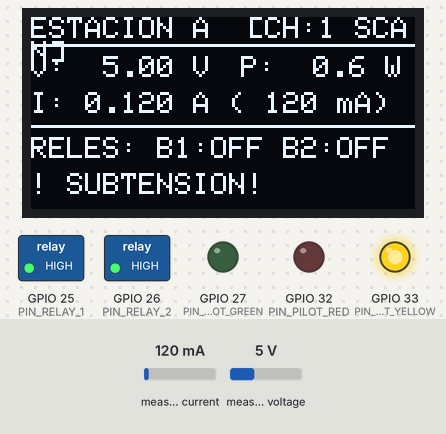
Bench run of a sketch on a simulated ESP32. Shown: 128×64 one-colour display, switched loads named in the sketch (green lamp = pin HIGH), output pins drawn as LEDs (lit = HIGH). Inputs (shaded band) come from the test bench; at power-on: measured voltage 5 V, measured current 120 mA. What the sketch prints to the serial monitor is not drawn.

Above: at 1.2 s.
1.3 s: measured voltage set to 10.2 V
At 2.0 s:
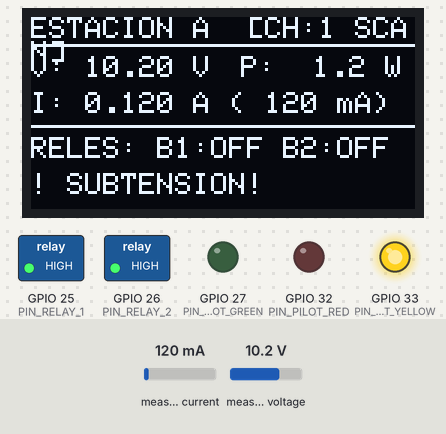
4.3 s: measured voltage set to 10.6 V
At 5.5 s:
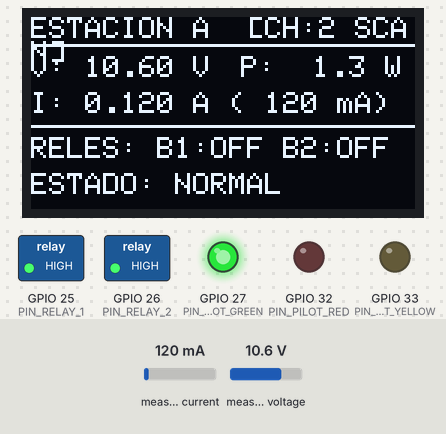
6.0 s: measured voltage set to 13.3 V
At 6.9 s:
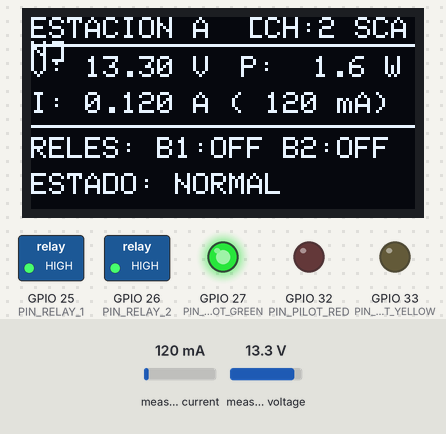
9.0 s: measured voltage set to 13.8 V
At 10.2 s:
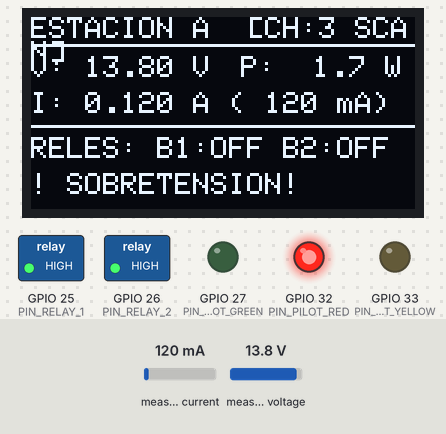
10.5 s: measured current set to 40 mA
At 11.7 s:
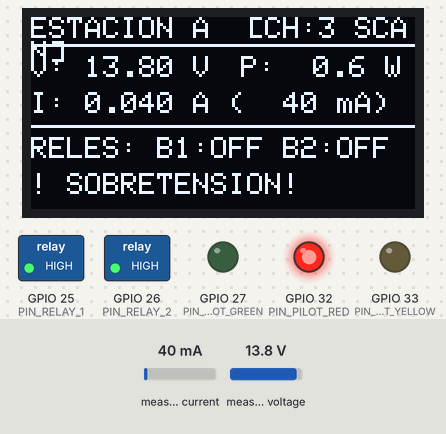
13.5 s: measured voltage set to 0.3 V
At 15.2 s:
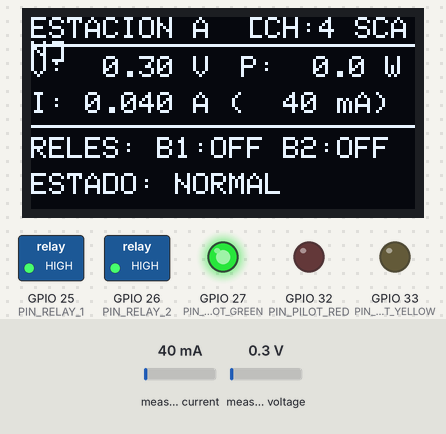
Timing chart, 0 to 16.3 s (numbered marks = the images above; inputs shaded):
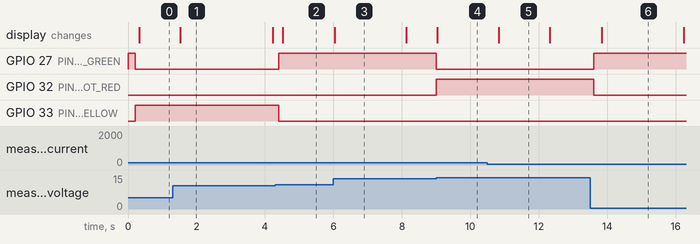

Measured:
- the behaviour switches between 10.4 and 10.5 V on measured voltage (found by bisection; images 1 and 2)
- the behaviour switches between 13.5 and 13.6 V on measured voltage (found by bisection; images 3 and 4)
- after the input at 1.3 s, the display: changes after 0.23 s (image 1)
- after the input at 4.3 s, GPIO 27 (PIN_PILOT_GREEN): LOW → HIGH after 0.11 s; GPIO 33 (PIN_PILOT_YELLOW): HIGH → LOW after 0.11 s; the display: changes after 0.23 s (image 2)
- after the input at 6.0 s, the display: changes at once (image 3)
- after the input at 9.0 s, GPIO 27 (PIN_PILOT_GREEN): HIGH → LOW at once; GPIO 32 (PIN_PILOT_RED): LOW → HIGH at once; the display: changes at once (image 4)
- after the input at 10.5 s, the display: changes after 0.33 s (image 5)
- after the input at 13.5 s, GPIO 27 (PIN_PILOT_GREEN): LOW → HIGH after 0.11 s; GPIO 32 (PIN_PILOT_RED): HIGH → LOW after 0.11 s; the display: changes after 0.33 s (image 6)

The sketch:

espnow_station_node.ino
```cpp
/**
 * ====================================================================
 * ARCEUS GRID — Firmware de Nodo Sensor (ESP-NOW)
 * Todo en Uno para Arduino IDE
 * Compatible con: ESP32 DevKit V1 (o DOIT ESP32 DevKit)
 *
 * Rol: Nodo Sensor (Estación A o B).
 * Adquiere métricas eléctricas con INA219, gobierna relés y pilotos 12V,
 * gestiona display OLED SSD1306 y transmite/recibe vía ESP-NOW hacia
 * el ESP32 Gateway Central (sin necesidad de conectarse al Wi-Fi).
 * ====================================================================
 */

#include <Arduino.h>
#include <Wire.h>
#include <WiFi.h>
#include <esp_now.h>
#include <esp_wifi.h>
#include <Adafruit_INA219.h>
#include <Adafruit_GFX.h>
#include <Adafruit_SSD1306.h>

// Compatibilidad con ESP32 Arduino Core v2.x y v3.x
#if defined(ESP_ARDUINO_VERSION_MAJOR) && (ESP_ARDUINO_VERSION >= ESP_ARDUINO_VERSION_VAL(3, 0, 0))
    #define ESPNOW_RECV_V3
#endif

// ====================================================================
// 1. CONFIGURACIÓN DEL NODO
// ====================================================================
// Selecciona 'A' para Estación A, o 'B' para Estación B:
#define STATION_ID_CHAR 'A'
#define STATION_NAME    "station_a"

// Canal Wi-Fi inicial para ESP-NOW (se auto-sincroniza con el Gateway)
#define INITIAL_ESPNOW_CHANNEL 1

// Pines GPIO del ESP32
#define PIN_I2C_SDA 21
#define PIN_I2C_SCL 22

#define PIN_RELAY_1 25
#define PIN_RELAY_2 26
#define RELAY_ACTIVE_LEVEL   LOW
#define RELAY_INACTIVE_LEVEL HIGH

#define PIN_PILOT_GREEN  27  // Estado Normal (12V)
#define PIN_PILOT_RED    32  // Alarma / Peligro (12V)
#define PIN_PILOT_YELLOW 33  // Advertencia (12V)

#define I2C_ADDR_OLED   0x3C
#define I2C_ADDR_INA219 0x40

// Intervalos de temporización no bloqueante (millis)
#define INTERVAL_TELEMETRY_MS 1000  // Envío ESP-NOW cada 1000 ms
#define INTERVAL_DISPLAY_MS    300  // Refresco OLED cada 300 ms
#define INTERVAL_SENSOR_MS     200  // Muestreo sensor INA219 cada 200 ms
#define CHANNEL_SCAN_TIMEOUT_MS 4000 // Si no hay ACK en 4s, prueba otro canal

// Umbrales locales de seguridad eléctrica
#define LOCAL_VOLTAGE_MIN_V 10.5f
#define LOCAL_VOLTAGE_MAX_V 13.5f
#define LOCAL_CURRENT_MAX_A  2.8f

// Dirección Broadcast para ESP-NOW (todos los dispositivos en el canal la reciben)
static uint8_t s_broadcast_mac[] = {0xFF, 0xFF, 0xFF, 0xFF, 0xFF, 0xFF};

// ====================================================================
// 2. PROTOCOLO BINARIO ESP-NOW
// ====================================================================
#define ARCEUS_MSG_TELEMETRY   0x01
#define ARCEUS_MSG_ALERT       0x02
#define ARCEUS_MSG_CMD_RELAY   0x10
#define ARCEUS_MSG_CMD_PILOT   0x11
#define ARCEUS_MSG_ACK         0x20

typedef struct __attribute__((packed)) {
    uint8_t  msg_type;
    char     station_id;
    float    voltage_v;
    float    current_a;
    float    power_w;
    bool     relay_1;
    bool     relay_2;
    uint8_t  pilot_mode;
    uint32_t seq_num;
} ArceusEspNowTelemetry;

typedef struct __attribute__((packed)) {
    uint8_t  msg_type;
    char     station_id;
    char     alert_type[24];
    char     message[48];
    char     severity[12];
} ArceusEspNowAlert;

typedef struct __attribute__((packed)) {
    uint8_t  msg_type;
    char     target_station;
    uint8_t  param_index;
    bool     state;
} ArceusEspNowCommand;

typedef struct __attribute__((packed)) {
    uint8_t  msg_type;
    char     station_id;
    uint8_t  wifi_channel;
    uint32_t timestamp_ms;
} ArceusEspNowAck;

// ====================================================================
// 3. ESTRUCTURAS Y CONTROLADOR DE SENSORES (INA219)
// ====================================================================
struct ElectricalMetrics {
    float busVoltage_V;
    float shuntVoltage_mV;
    float loadVoltage_V;
    float current_A;
    float power_W;
    bool isValid;
};

class SensorINA219Manager {
public:
    SensorINA219Manager() : m_ina219(0x40), m_healthy(false) {}

    bool begin(uint8_t i2c_address = 0x40) {
        m_ina219 = Adafruit_INA219(i2c_address);
        if (!m_ina219.begin()) {
            m_healthy = false;
            Serial.printf("[INA219 ERROR] No se encontro sensor INA219 en 0x%02X\n", i2c_address);
            return false;
        }
        m_ina219.setCalibration_32V_2A();
        m_healthy = true;
        Serial.printf("[INA219] Sensor inicializado en 0x%02X\n", i2c_address);
        return true;
    }

    ElectricalMetrics readMetrics() {
        ElectricalMetrics m;
        if (!m_healthy) {
            m.busVoltage_V = 0.0f;
            m.shuntVoltage_mV = 0.0f;
            m.loadVoltage_V = 0.0f;
            m.current_A = 0.0f;
            m.power_W = 0.0f;
            m.isValid = false;
            return m;
        }
        m.shuntVoltage_mV = m_ina219.getShuntVoltage_mV();
        m.busVoltage_V = m_ina219.getBusVoltage_V();
        m.loadVoltage_V = m.busVoltage_V + (m.shuntVoltage_mV / 1000.0f);
        m.current_A = m_ina219.getCurrent_mA() / 1000.0f;
        m.power_W = m_ina219.getPower_mW() / 1000.0f;
        m.isValid = true;

        if (m.current_A < 0.005f && m.current_A > -0.015f) {
            m.current_A = 0.0f;
            m.power_W = 0.0f;
        }
        return m;
    }

private:
    Adafruit_INA219 m_ina219;
    bool m_healthy;
};

// ====================================================================
// 4. CONTROLADOR DE RELÉS
// ====================================================================
class RelayController {
public:
    RelayController() : m_relay1State(false), m_relay2State(false) {}

    void begin() {
        pinMode(PIN_RELAY_1, OUTPUT);
        pinMode(PIN_RELAY_2, OUTPUT);
        allOff();
        Serial.println(F("[RELAYS] Controlador de reles inicializado (APAGADOS)."));
    }

    void setRelay(uint8_t relayIndex, bool turnOn) {
        uint8_t level = turnOn ? RELAY_ACTIVE_LEVEL : RELAY_INACTIVE_LEVEL;
        if (relayIndex == 1) {
            digitalWrite(PIN_RELAY_1, level);
            m_relay1State = turnOn;
            Serial.printf("[RELAY 1] %s\n", turnOn ? "ON" : "OFF");
        } else if (relayIndex == 2) {
            digitalWrite(PIN_RELAY_2, level);
            m_relay2State = turnOn;
            Serial.printf("[RELAY 2] %s\n", turnOn ? "ON" : "OFF");
        }
    }

    bool getRelayState(uint8_t relayIndex) const {
        if (relayIndex == 1) return m_relay1State;
        if (relayIndex == 2) return m_relay2State;
        return false;
    }

    void allOff() {
        digitalWrite(PIN_RELAY_1, RELAY_INACTIVE_LEVEL);
        digitalWrite(PIN_RELAY_2, RELAY_INACTIVE_LEVEL);
        m_relay1State = false;
        m_relay2State = false;
    }

private:
    bool m_relay1State;
    bool m_relay2State;
};

// ====================================================================
// 5. CONTROLADOR DE PILOTOS 12V (MÁQUINA DE ESTADOS MILLIS)
// ====================================================================
enum PilotMode {
    PILOT_MODE_OFF = 0,
    PILOT_MODE_NORMAL = 1,   // Verde fijo
    PILOT_MODE_WARNING = 2,  // Amarillo intermitente (700 ms)
    PILOT_MODE_DANGER = 3    // Rojo intermitente rapido (200 ms)
};

class PilotController {
public:
    PilotController() : m_mode(PILOT_MODE_NORMAL), m_lastBlinkMillis(0), m_blinkState(false) {}

    void begin() {
        pinMode(PIN_PILOT_GREEN, OUTPUT);
        pinMode(PIN_PILOT_RED, OUTPUT);
        pinMode(PIN_PILOT_YELLOW, OUTPUT);
        setMode(PILOT_MODE_NORMAL);
        Serial.println(F("[PILOTS] Controlador de pilotos inicializado (NORMAL)."));
    }

    void applyOutputs(bool green, bool red, bool yellow) {
        digitalWrite(PIN_PILOT_GREEN, green ? HIGH : LOW);
        digitalWrite(PIN_PILOT_RED, red ? HIGH : LOW);
        digitalWrite(PIN_PILOT_YELLOW, yellow ? HIGH : LOW);
    }

    void setMode(PilotMode mode) {
        m_mode = mode;
        m_lastBlinkMillis = millis();
        m_blinkState = true;

        if (m_mode == PILOT_MODE_OFF) {
            applyOutputs(false, false, false);
        } else if (m_mode == PILOT_MODE_NORMAL) {
            applyOutputs(true, false, false);
        } else if (m_mode == PILOT_MODE_WARNING) {
            applyOutputs(false, false, true);
        } else if (m_mode == PILOT_MODE_DANGER) {
            applyOutputs(false, true, false);
        }
    }

    void setModeFromString(const String& modeStr) {
        if (modeStr.equalsIgnoreCase("NORMAL")) setMode(PILOT_MODE_NORMAL);
        else if (modeStr.equalsIgnoreCase("WARNING")) setMode(PILOT_MODE_WARNING);
        else if (modeStr.equalsIgnoreCase("DANGER")) setMode(PILOT_MODE_DANGER);
        else if (modeStr.equalsIgnoreCase("OFF")) setMode(PILOT_MODE_OFF);
    }

    PilotMode getMode() const { return m_mode; }

    void update(unsigned long currentMillis) {
        if (m_mode == PILOT_MODE_WARNING) {
            if (currentMillis - m_lastBlinkMillis >= 700) {
                m_lastBlinkMillis = currentMillis;
                m_blinkState = !m_blinkState;
                applyOutputs(false, false, m_blinkState);
            }
        } else if (m_mode == PILOT_MODE_DANGER) {
            if (currentMillis - m_lastBlinkMillis >= 200) {
                m_lastBlinkMillis = currentMillis;
                m_blinkState = !m_blinkState;
                applyOutputs(false, m_blinkState, false);
            }
        }
    }

private:
    PilotMode m_mode;
    unsigned long m_lastBlinkMillis;
    bool m_blinkState;
};

// ====================================================================
// 6. PANTALLA OLED SSD1306 (128x64)
// ====================================================================
class DisplayOLEDManager {
public:
    DisplayOLEDManager() : m_display(128, 64, &Wire, -1), m_initialized(false) {}

    bool begin(uint8_t i2c_address = 0x3C) {
        if (!m_display.begin(SSD1306_SWITCHCAPVCC, i2c_address)) {
            Serial.printf("[OLED ERROR] No se pudo iniciar SSD1306 en 0x%02X\n", i2c_address);
            m_initialized = false;
            return false;
        }
        m_initialized = true;
        m_display.clearDisplay();
        m_display.setTextColor(SSD1306_WHITE);
        m_display.setTextSize(1);
        m_display.setCursor(15, 20);
        m_display.println(F("ARCEUS GRID"));
        m_display.setCursor(15, 35);
        m_display.printf("Nodo ESP-NOW [%c]\n", STATION_ID_CHAR);
        m_display.display();
        return true;
    }

    void render(char stationId,
                const ElectricalMetrics& metrics,
                bool relay1,
                bool relay2,
                bool gatewayLinked,
                uint8_t currentChannel,
                PilotMode pilotMode,
                const char* alertMsg = nullptr) {
        if (!m_initialized) return;

        m_display.clearDisplay();
        m_display.setTextColor(SSD1306_WHITE);

        // Barra superior
        m_display.setTextSize(1);
        m_display.setCursor(0, 0);
        m_display.printf("ESTACION %c  [CH:%d %s]",
                         stationId,
                         currentChannel,
                         gatewayLinked ? "LINK" : "SCAN");
        m_display.drawFastHLine(0, 9, 128, SSD1306_WHITE);

        // Mediciones eléctricas
        m_display.setCursor(0, 13);
        m_display.printf("V: %5.2f V", metrics.busVoltage_V);
        m_display.setCursor(70, 13);
        m_display.printf("P: %4.1f W", metrics.power_W);

        m_display.setCursor(0, 25);
        m_display.printf("I: %5.3f A (%4.0f mA)", metrics.current_A, metrics.current_A * 1000.0f);

        // Estado de Relés
        m_display.drawFastHLine(0, 36, 128, SSD1306_WHITE);
        m_display.setCursor(0, 40);
        m_display.printf("RELES: B1:%s B2:%s", relay1 ? "ON " : "OFF", relay2 ? "ON " : "OFF");

        // Estado Operativo o Alerta
        m_display.setCursor(0, 52);
        if (alertMsg && strlen(alertMsg) > 0) {
            m_display.printf("! %s", alertMsg);
        } else {
            const char* stStr = "NORMAL";
            if (pilotMode == PILOT_MODE_WARNING) stStr = "WARNING";
            else if (pilotMode == PILOT_MODE_DANGER) stStr = "DANGER!";
            else if (pilotMode == PILOT_MODE_OFF) stStr = "OFF";
            m_display.printf("ESTADO: %s", stStr);
        }

        m_display.display();
    }

private:
    Adafruit_SSD1306 m_display;
    bool m_initialized;
};

// ====================================================================
// 7. INSTANCIAS GLOBALES Y LÓGICA DE CONTROL
// ====================================================================
SensorINA219Manager sensorINA;
DisplayOLEDManager  displayOLED;
RelayController     relays;
PilotController     pilots;

unsigned long lastSensorReadMillis = 0;
unsigned long lastDisplayMillis = 0;
unsigned long lastTelemetryMillis = 0;
unsigned long lastAckMillis = 0;
unsigned long lastChannelScanMillis = 0;

uint32_t telemetrySeqNum = 0;
uint8_t currentWifiChannel = INITIAL_ESPNOW_CHANNEL;
bool gatewayLinked = false;

ElectricalMetrics latestMetrics = {0};
String currentAlertMsg = "";

// Forward declarations
void sendEspNowTelemetry();
void sendEspNowAlert(const char* alertType, const char* message, const char* severity);

// Callback de recepción ESP-NOW
#if defined(ESPNOW_RECV_V3)
void onDataRecv(const esp_now_recv_info_t *recv_info, const uint8_t *incomingData, int len) {
    const uint8_t *mac_addr = recv_info->src_addr;
#else
void onDataRecv(const uint8_t *mac_addr, const uint8_t *incomingData, int len) {
#endif
    if (len <= 0) return;

    uint8_t msgType = incomingData[0];

    // Procesar ACK de sincronización recibido del Gateway
    if (msgType == ARCEUS_MSG_ACK && len >= sizeof(ArceusEspNowAck)) {
        ArceusEspNowAck ack;
        memcpy(&ack, incomingData, sizeof(ArceusEspNowAck));
        if (ack.station_id == STATION_ID_CHAR || ack.station_id == '*') {
            gatewayLinked = true;
            lastAckMillis = millis();
            // Si el Gateway nos reporta su canal, confirmamos que coincidimos
            if (ack.wifi_channel != 0 && ack.wifi_channel != currentWifiChannel) {
                currentWifiChannel = ack.wifi_channel;
                esp_wifi_set_channel(currentWifiChannel, WIFI_SECOND_CHAN_NONE);
            }
        }
    }
    // Procesar Comandos recibidos desde el Gateway (originados en MQTT/Streamlit)
    else if ((msgType == ARCEUS_MSG_CMD_RELAY || msgType == ARCEUS_MSG_CMD_PILOT) && len >= sizeof(ArceusEspNowCommand)) {
        ArceusEspNowCommand cmd;
        memcpy(&cmd, incomingData, sizeof(ArceusEspNowCommand));

        if (cmd.target_station == STATION_ID_CHAR || cmd.target_station == '*') {
            lastAckMillis = millis();
            gatewayLinked = true;

            if (cmd.msg_type == ARCEUS_MSG_CMD_RELAY) {
                Serial.printf("[ESPNOW CMD] Set Relay %d -> %s\n", cmd.param_index, cmd.state ? "ON" : "OFF");
                relays.setRelay(cmd.param_index, cmd.state);
            } else if (cmd.msg_type == ARCEUS_MSG_CMD_PILOT) {
                PilotMode pMode = (PilotMode)cmd.param_index;
                Serial.printf("[ESPNOW CMD] Set Pilot Mode -> %d\n", pMode);
                pilots.setMode(pMode);
            }
        }
    }
}

void registerBroadcastPeer() {
    esp_now_peer_info_t peerInfo = {};
    memcpy(peerInfo.peer_addr, s_broadcast_mac, 6);
    peerInfo.channel = 0; // 0 = sigue el canal actual del adaptador
    peerInfo.encrypt = false;

    if (esp_now_is_peer_exist(s_broadcast_mac)) {
        esp_now_del_peer(s_broadcast_mac);
    }
    esp_err_t res = esp_now_add_peer(&peerInfo);
    if (res != ESP_OK) {
        Serial.printf("[ESPNOW ERROR] No se pudo anadir peer broadcast: 0x%X\n", res);
    }
}

void sendEspNowTelemetry() {
    ArceusEspNowTelemetry packet;
    packet.msg_type   = ARCEUS_MSG_TELEMETRY;
    packet.station_id = STATION_ID_CHAR;
    packet.voltage_v  = latestMetrics.busVoltage_V;
    packet.current_a  = latestMetrics.current_A;
    packet.power_w    = latestMetrics.power_W;
    packet.relay_1    = relays.getRelayState(1);
    packet.relay_2    = relays.getRelayState(2);
    packet.pilot_mode = (uint8_t)pilots.getMode();
    packet.seq_num    = ++telemetrySeqNum;

    esp_err_t res = esp_now_send(s_broadcast_mac, (uint8_t*)&packet, sizeof(packet));
    if (res != ESP_OK) {
        Serial.printf("[ESPNOW ERROR] Error enviando telemetria: 0x%X\n", res);
    }
}

void sendEspNowAlert(const char* alertType, const char* message, const char* severity) {
    ArceusEspNowAlert alert;
    alert.msg_type   = ARCEUS_MSG_ALERT;
    alert.station_id = STATION_ID_CHAR;
    strncpy(alert.alert_type, alertType, sizeof(alert.alert_type) - 1);
    strncpy(alert.message, message, sizeof(alert.message) - 1);
    strncpy(alert.severity, severity, sizeof(alert.severity) - 1);
    alert.alert_type[sizeof(alert.alert_type) - 1] = '\0';
    alert.message[sizeof(alert.message) - 1] = '\0';
    alert.severity[sizeof(alert.severity) - 1] = '\0';

    esp_now_send(s_broadcast_mac, (uint8_t*)&alert, sizeof(alert));
}

void evaluateLocalSafety(const ElectricalMetrics& m) {
    if (!m.isValid) return;

    if (m.busVoltage_V < LOCAL_VOLTAGE_MIN_V && m.busVoltage_V > 1.0f) {
        currentAlertMsg = "SUBTENSION!";
        pilots.setMode(PILOT_MODE_WARNING);
        sendEspNowAlert("LOCAL_UNDERVOLTAGE", "Tension en bus inferior a 10.5V", "WARNING");
    } else if (m.busVoltage_V > LOCAL_VOLTAGE_MAX_V) {
        currentAlertMsg = "SOBRETENSION!";
        pilots.setMode(PILOT_MODE_DANGER);
        sendEspNowAlert("LOCAL_OVERVOLTAGE", "Tension en bus superior a 13.5V", "DANGER");
    } else if (m.current_A > LOCAL_CURRENT_MAX_A) {
        currentAlertMsg = "SOBRECORRIENTE!";
        pilots.setMode(PILOT_MODE_DANGER);
        relays.allOff();
        sendEspNowAlert("LOCAL_OVERCURRENT_TRIP", "Cargas desconectadas por sobrecorriente", "DANGER");
    } else {
        if (pilots.getMode() != PILOT_MODE_NORMAL) {
            pilots.setMode(PILOT_MODE_NORMAL);
            currentAlertMsg = "";
        }
    }
}

void checkChannelAutoSync(unsigned long now) {
    // Si han pasado más de CHANNEL_SCAN_TIMEOUT_MS sin recibir ACK del Gateway, probamos otro canal Wi-Fi
    if (now - lastAckMillis > CHANNEL_SCAN_TIMEOUT_MS) {
        gatewayLinked = false;
        if (now - lastChannelScanMillis >= CHANNEL_SCAN_TIMEOUT_MS) {
            lastChannelScanMillis = now;
            currentWifiChannel = (currentWifiChannel % 13) + 1; // Cicla canales 1..13
            esp_wifi_set_channel(currentWifiChannel, WIFI_SECOND_CHAN_NONE);
            registerBroadcastPeer();
            Serial.printf("[ESPNOW SCAN] Buscando Gateway en Canal Wi-Fi %d...\n", currentWifiChannel);
        }
    }
}

void setup() {
    Serial.begin(115200);
    while (!Serial && millis() < 1500);

    Serial.println(F("\n=================================================="));
    Serial.printf(" ARCEUS GRID — Nodo Sensor ESP-NOW: ESTACION %c\n", STATION_ID_CHAR);
    Serial.println(F("=================================================="));

    Wire.begin(PIN_I2C_SDA, PIN_I2C_SCL);
    Wire.setClock(400000);

    relays.begin();
    pilots.begin();
    displayOLED.begin(I2C_ADDR_OLED);
    sensorINA.begin(I2C_ADDR_INA219);

    // Inicializar Wi-Fi en modo Estación para el stack ESP-NOW (sin conectarse a ningún AP)
    WiFi.mode(WIFI_STA);
    WiFi.disconnect();
    esp_wifi_set_channel(currentWifiChannel, WIFI_SECOND_CHAN_NONE);

    Serial.print(F("[WIFI MAC Local]: "));
    Serial.println(WiFi.macAddress());

    if (esp_now_init() != ESP_OK) {
        Serial.println(F("[ESPNOW ERROR] Fallo critico iniciando ESP-NOW!"));
        return;
    }

    esp_now_register_recv_cb(onDataRecv);
    registerBroadcastPeer();

    lastAckMillis = millis();
    Serial.println(F("[SISTEMA] Nodo ESP-NOW inicializado y listo."));
}

void loop() {
    unsigned long currentMillis = millis();

    pilots.update(currentMillis);
    checkChannelAutoSync(currentMillis);

    // Lectura del sensor INA219 (cada 200 ms)
    if (currentMillis - lastSensorReadMillis >= INTERVAL_SENSOR_MS) {
        lastSensorReadMillis = currentMillis;
        latestMetrics = sensorINA.readMetrics();
        evaluateLocalSafety(latestMetrics);
    }

    // Refresco de Pantalla OLED (cada 300 ms)
    if (currentMillis - lastDisplayMillis >= INTERVAL_DISPLAY_MS) {
        lastDisplayMillis = currentMillis;
        displayOLED.render(
            STATION_ID_CHAR,
            latestMetrics,
            relays.getRelayState(1),
            relays.getRelayState(2),
            gatewayLinked,
            currentWifiChannel,
            pilots.getMode(),
            currentAlertMsg.c_str()
        );
    }

    // Publicación de telemetría ESP-NOW al Gateway (cada 1000 ms)
    if (currentMillis - lastTelemetryMillis >= INTERVAL_TELEMETRY_MS) {
        lastTelemetryMillis = currentMillis;
        sendEspNowTelemetry();
    }
}
```
